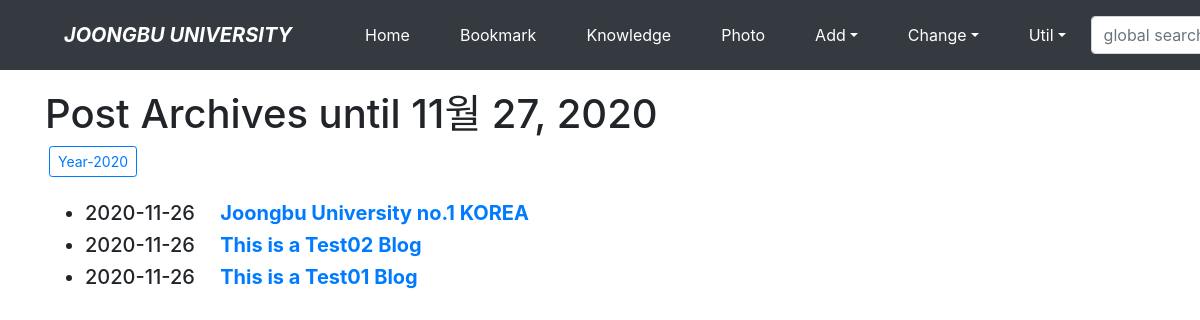
Page /blog/archive/ on the earlier database version.
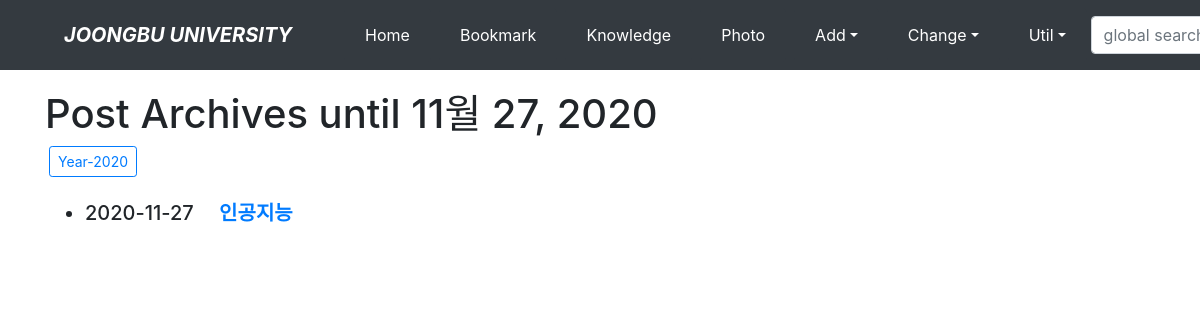
Same page on the later database version.
### blog/models.py (models this page shows, shortened)
class Post(models.Model):
    title = models.CharField(verbose_name='TITLE', max_length=50)
    slug = models.SlugField('SLUG', unique=True, allow_unicode=True, help_text='one word for title alias.')
    description = models.CharField('DESCRIPTION', max_length=100, blank=True, help_text='simple description text.')
    content = models.TextField('CONTENT')
    create_dt = models.DateTimeField('CREATE DATE', auto_now_add=True)
    modify_dt = models.DateTimeField('MODIFY DATE', auto_now=True)
    tags = TaggableManager(blank=True)
    owner = models.ForeignKey(User, on_delete=models.CASCADE, verbose_name='OWNER', blank=True, null=True)
    class Meta:
        verbose_name = 'post'
        verbose_name_plural = 'posts'
        db_table = 'blog_posts'
        ordering = ('-modify_dt',)
    def get_absolute_url(self):
        return reverse('blog:post_detail', args=(self.slug,))

### blog/views.py (the view)
# urls.py: path('archive/', views.PostAV.as_view(), name='post_archive'),
class PostAV(ArchiveIndexView):
    model = Post
    date_field = 'modify_dt'

### blog/templates/blog/post_archive.html (shortened to what this page needs)
{% extends "base.html" %}
{% block content %}
    <h1>Post Archives until {% now "N d, Y" %}</h1>
    {% for date in date_list %}
    <a href="{% url 'blog:post_year_archive' date|date:'Y' %}"
       class="btn btn-outline-primary btn-sm mx-1">
        Year-{{ date|date:"Y" }}</a>
    {% endfor %}
    <br><br>
    <div>
        <ul>
            {% for post in object_list %}
            <li class="h5">
                {{ post.modify_dt|date:"Y-m-d" }}&emsp;
                <a href="{{ post.get_absolute_url }}"><strong>{{ post.title }}</strong></a>
            </li>
            {% endfor %}
        </ul>
    </div>
{% endblock %}

### templates/base.html (shortened to what this page needs)
<!DOCTYPE html>
<html lang="ko">
<head>
    <link rel="stylesheet" href="https://stackpath.bootstrapcdn.com/bootstrap/4.3.1/css/bootstrap.min.css">
</head>
<body style="padding-top:90px;">
<nav class="navbar navbar-expand-lg navbar-dark bg-dark fixed-top">
    <span class="navbar-brand mx-5 mb-0 font-weight-bold font-italic">JOONGBU UNIVERSITY</span>
    <div class="collapse navbar-collapse" id="navbarSupportedContent">
        <ul class="navbar-nav mr-auto">
            <li class="nav-item mx-1 btn btn-dark">
                <a class="nav-link text-white" href="{% url 'home' %}">Home</a></li>
            <li class="nav-item mx-1 btn btn-dark">
                <a class="nav-link text-white" href="{% url 'bookmark:index' %}">Bookmark</a></li>
            <li class="nav-item mx-1 btn btn-dark">
                <a class="nav-link text-white" href="{% url 'blog:index' %}">Knowledge</a></li>
            <li class="nav-item mx-1 btn btn-dark">
                <a class="nav-link text-white" href="{% url 'photo:index' %}">Photo</a></li>
            <li class="nav-item dropdown mx-1 btn btn-dark">
                <a class="nav-link dropdown-toggle text-white" href="#" data-toggle="dropdown">Add</a>
            </li>
            <li class="nav-item dropdown mx-1 btn btn-dark">
                <a class="nav-link dropdown-toggle text-white" href="#" data-toggle="dropdown">Change</a>
            </li>
            <li class="nav-item dropdown mx-1 btn btn-dark">
                <a class="nav-link dropdown-toggle text-white" href="#" data-toggle="dropdown">Util</a>
            </li>
        </ul>
        <form class="form-inline my-2" action="" method="post"> {% csrf_token %}
            <input class="form-control mr-sm-2" type="search" placeholder="global search" name="search_word">
        </form>
    </div>
</nav>
<div class="container">
    {% block content %}{% endblock %}
</div>
</body>
</html>

Differences in the rows shown:
removed Post: modify_dt "2020-11-26", title "Joongbu University no.1 KOREA"
removed Post: modify_dt "2020-11-26", title "This is a Test02 Blog"
removed Post: modify_dt "2020-11-26", title "This is a Test01 Blog"
added Post: modify_dt "2020-11-27", title "인공지능"
